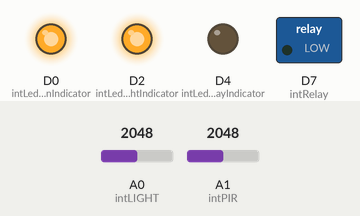
Recording of a sketch running on a simulated Particle Photon. Parts: switched loads named in the sketch (green lamp = pin HIGH), output pins drawn as LEDs (lit = HIGH). The test bench sets the inputs (shaded band); at power-on: A0 (intLIGHT) = 2048, A1 (intPIR) = 2048.

Above: at 1.2 s.
1.3 s: A0 (intLIGHT) set to 1460
At 2.2 s:
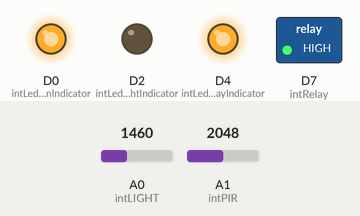
2.8 s: A1 (intPIR) set to 1033
4.3 s: A1 (intPIR) set to 961
At 5.5 s:
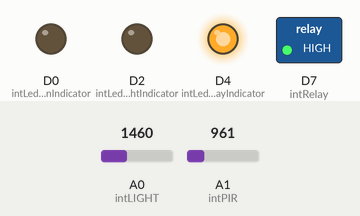
5.8 s: A0 (intLIGHT) set to 1545
At 6.8 s:
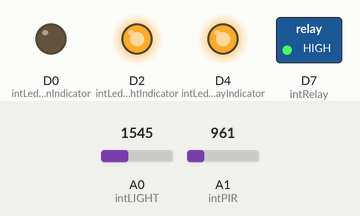
7.3 s: A1 (intPIR) set to 1040
At 8.0 s:
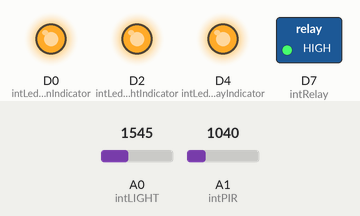
8.8 s: A1 (intPIR) set to 960
At 9.1 s:
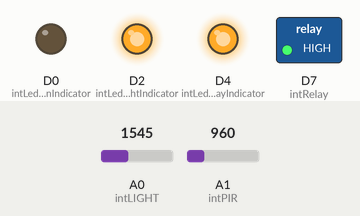
Timing chart, 0 to 11.3 s (numbered marks = the images above; inputs shaded):
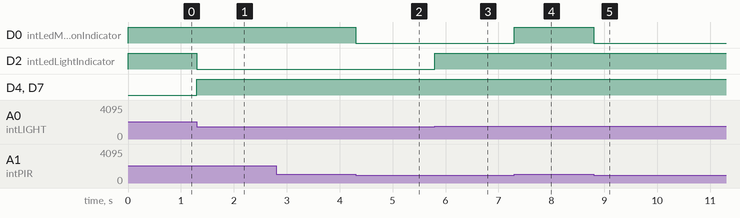

Measured:
- the behaviour switches between 1001 and 1000 on A1 (intPIR) (found by bisection; images 1 and 2)
- the behaviour switches between 1500 and 1501 on A0 (intLIGHT) (found by bisection; images 2 and 3)
- after the input at 1.3 s, D2 (intLedLightIndicator): HIGH → LOW at once; D4 (intLedRelayIndicator), D7 (intRelay): LOW → HIGH at once
- after the input at 2.8 s, every drawn part: stays the same
- after the input at 4.3 s, D0 (intLedMotionIndicator): HIGH → LOW at once
- after the input at 5.8 s, D2 (intLedLightIndicator): LOW → HIGH at once
- after the input at 7.3 s, D0 (intLedMotionIndicator): LOW → HIGH at once
- after the input at 8.8 s, D0 (intLedMotionIndicator): HIGH → LOW at once

The sketch:

garage-controller.ino
```cpp
SYSTEM_THREAD(ENABLED); //enables system functions to happen in a separate thread from the application setup and loop
//this includes connecting to the network and the cloud

char *sourceCode = "https://github.com/Toby-Mills/GarageController";

//Pin mappings
int intPIR = A1;
int intLIGHT = A0;
int intRelay = D7;
int intLedRelayIndicator = D4; //GREEN
int intLedLightIndicator = D2; //YELLOW
int intLedMotionIndicator = D0; //RED

//Constants
int intLightTimeout = 60000; //60000ms = 1min
int intPirThreshold = 1000;
int intLightThreshold = 1500;
int mode_off = 0;
int mode_on =1;
int mode_motion = 2;
int debugFrequency = 500;

//Variables
int intPIRReading;
int intLightReading;
int intTimerStarted = millis();
int intMode = mode_motion;//current mode, defaulted to "motion"
bool connectedOnce = false; //connected to cloud
int intDebugCount = 0;
int intLastDebug = 0;

void setup() {
        pinMode(intPIR, INPUT);
        pinMode(intLIGHT, INPUT);
        pinMode(intRelay, OUTPUT);
        pinMode(intLedRelayIndicator, OUTPUT);
        pinMode(intLedLightIndicator, OUTPUT);
        pinMode(intLedMotionIndicator, OUTPUT);

        digitalWrite(intLedRelayIndicator,HIGH);
        digitalWrite(intRelay, HIGH);
}

void debug(String eventname, String message, int value) {
  if (intDebugCount > 0){
    char msg [50];
    sprintf(msg, message.c_str(), value);
    Particle.publish(eventname, msg, 600, PRIVATE);
  }
}

void loop() {

   //code to register cloud functions once the particle is connected
   if (connectedOnce == false) {
     if (Particle.connected()) {
       //Register variables and methods to allow control via Particle Cloud
       Particle.variable("sourceCode", sourceCode, STRING);
       Particle.function("setMode", setMode_cloud);
       Particle.function("setDebugSeconds", setDebug_cloud);
       connectedOnce = true;
     }
   }

   intPIRReading = analogRead(intPIR);

   if (intPIRReading > intPirThreshold){
       digitalWrite(intLedMotionIndicator,HIGH);
   }else{
       digitalWrite(intLedMotionIndicator,LOW);
   }

   intLightReading = analogRead(intLIGHT);
    if (intLightReading > intLightThreshold){
       digitalWrite(intLedLightIndicator,HIGH);
   }else{
       digitalWrite(intLedLightIndicator,LOW);
   }

   if (intTimerStarted > 0){
       if (intPIRReading > intPirThreshold){
           intTimerStarted = millis();
       }
   } else if (intLightReading < intLightThreshold && intPIRReading > intPirThreshold) {
     intTimerStarted = millis();
   }

   if (millis()-intTimerStarted > intLightTimeout){
     intTimerStarted = 0;
   }

   if ((intMode == mode_motion && intTimerStarted > 0) || intMode == mode_on) {
       digitalWrite(intLedRelayIndicator,HIGH);
       digitalWrite(intRelay, HIGH);
   } else {
         digitalWrite(intLedRelayIndicator,LOW);
         digitalWrite(intRelay, LOW);
   }

    if(intDebugCount > 0){
      if(millis() - intLastDebug > debugFrequency){
        intDebugCount -=1;
        intLastDebug = millis();
        debug("PIRReading","%d",intPIRReading);
        debug("LightReading","%d",intLightReading);
      }
    }
}


//---------------------------------------------------------------
// Functions
//---------------------------------------------------------------

//Set the Lights Override
void setMode(int mode){
  intMode = mode;
}

//Set the Lights Override
int setMode_cloud(String mode){
  if (mode == "off"){
    setMode(mode_off);
    return mode_off;
  }else if(mode == "on"){
    setMode(mode_on);
    return mode_on;
  }else if(mode == "motion"){
    setMode(mode_motion);
    return mode_motion;
  }
}

void setDebug(int seconds){
  intDebugCount = seconds * (1000 / debugFrequency);
}

int setDebug_cloud(String seconds){
  setDebug(seconds.toFloat());
}
```
